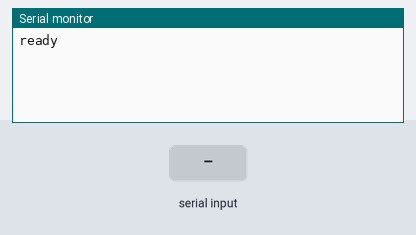
A sketch run on a simulated Arduino Uno, built with avr-gcc and run on an emulated ATmega328P. Parts: the last lines printed to the serial monitor. The test bench sets the inputs (shaded band). No radio packets arrive unless stated.

Above: at 1.2 s.
1.3 s: "1" received over Serial
At 2.8 s:
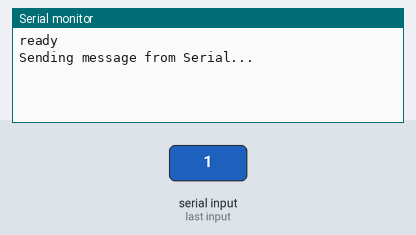
At 4.2 s:
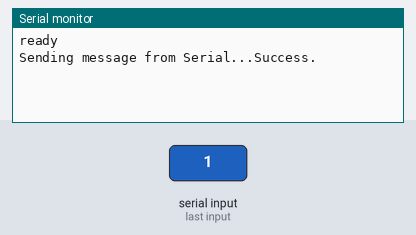

The sketch:

wireless_sender.ino
```cpp
#include <SPI.h>
#include "nRF24L01.h"
#include "RF24.h"

// Based on example code and uses library by J. Coliz <maniacbug@ymail.com>
// http://maniacbug.wordpress.com/2011/11/02/getting-started-rf24/

// Set up nRF24L01 radio on SPI bus plus pins 9 & 8
RF24 radio(9,8);
// Radio pipe address for nodes to communicate.
const uint64_t pipe = 0xF0F0F0F0E1LL;

void setup() {
  Serial.begin(57600);
  Serial.println("ready");
  radio.begin();
  radio.openReadingPipe(0, pipe);
  radio.startListening();
}

void loop() {
  if (Serial.available()) {
    Serial.print("Sending message from Serial...");
    char packet[14];
    int bytesRead = Serial.readBytesUntil(0, packet, 14);
    radio.stopListening();
    radio.openWritingPipe(pipe);
    bool delivered = radio.write(packet, 14);
    radio.openReadingPipe(0, pipe);
    radio.startListening();
    if (delivered) {
      Serial.println("Success.");
    } else {
      Serial.println("Fail.");
    }
  }
  delay(1000);
}
```

Measured:
- after the input at 1.3 s, the serial monitor: prints a new line after 0.71 s (image 1)
